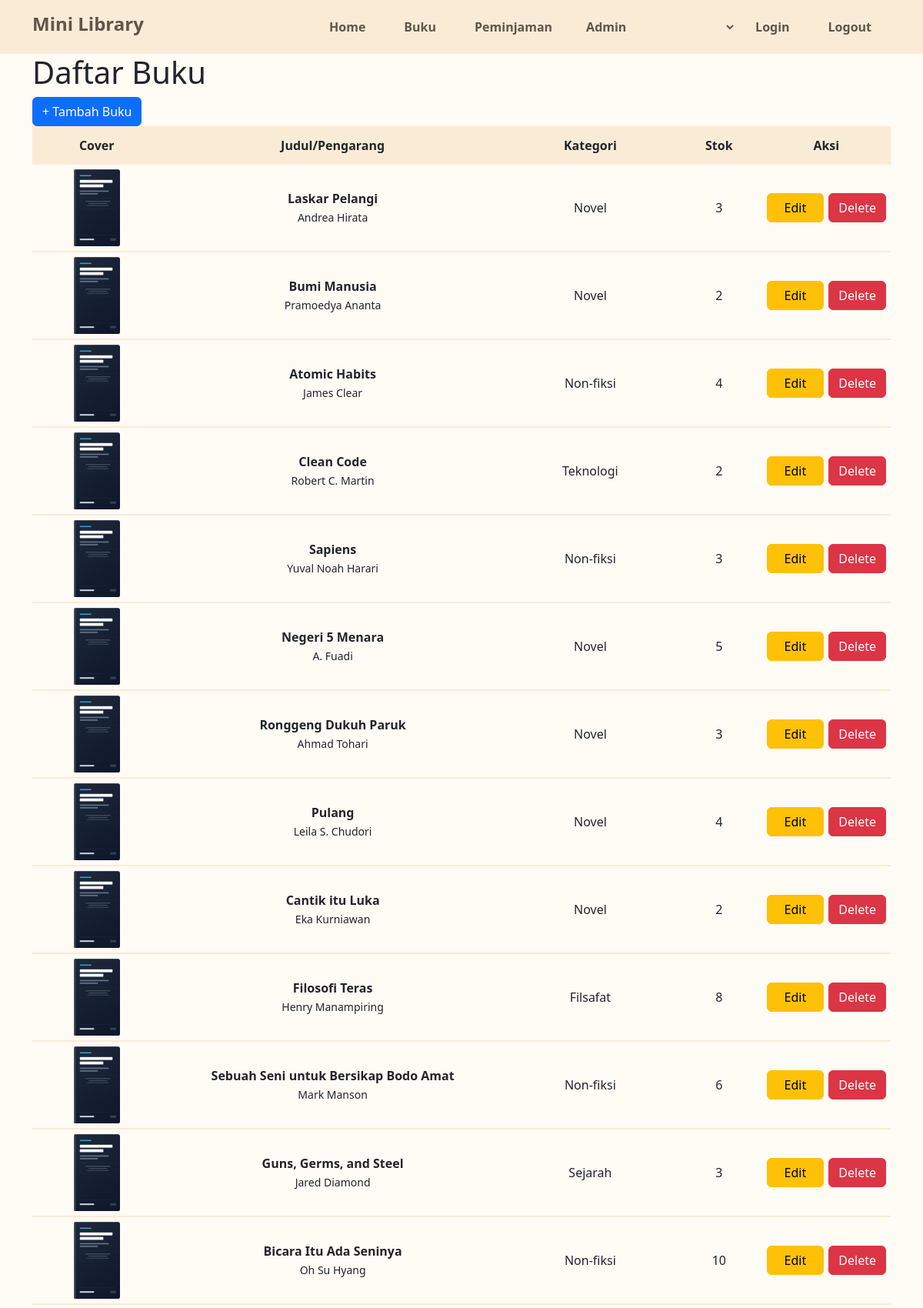
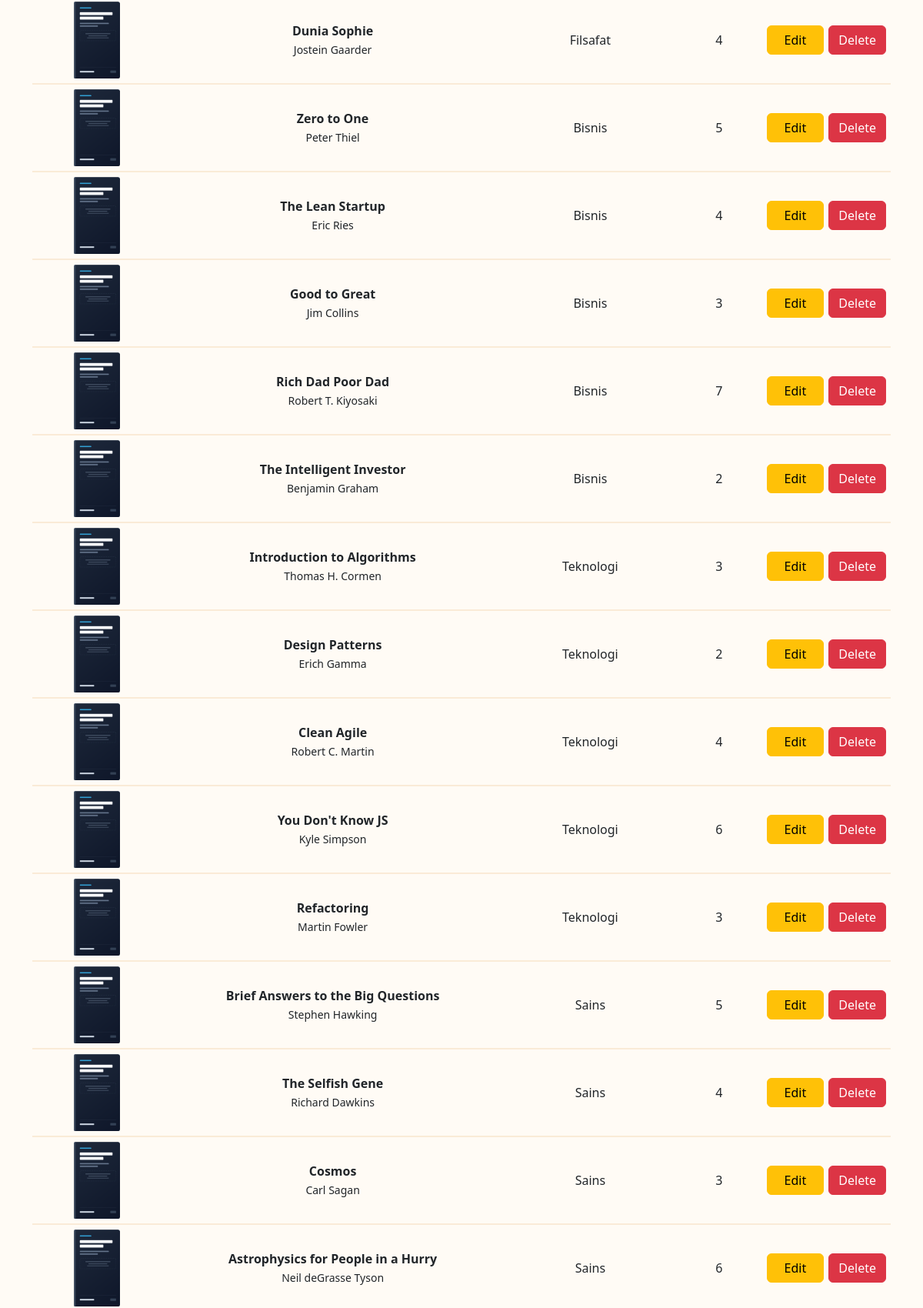
The app's page /books/index.php (upper part) with its own data (2 pictures, top to bottom).
### tables this page shows
CREATE TABLE `books` (
  `id` int NOT NULL,
  `title` varchar(200) NOT NULL,
  `author` varchar(150) NOT NULL,
  `category` varchar(100) DEFAULT NULL,
  `year` year DEFAULT NULL,
  `stock` int DEFAULT '1',
  `cover` varchar(255) DEFAULT NULL,
  `created_at` timestamp NULL DEFAULT CURRENT_TIMESTAMP
);

### books/index.php (the view)
<?php
require __DIR__ . '/../config/database.php';
require __DIR__ . '/../includes/header.php';
$sql = "SELECT * FROM books";
$result = $conn->query($sql)->fetch_all(MYSQLI_ASSOC);
?>
<div class="container">
    <h1>Daftar Buku</h1>
    <a href="/books/create.php" class="btn btn-primary">+ Tambah Buku</a>
    <table style="width: 100%;">
        <thead>
            <th style="width: 15%;">Cover</th>
            <th style="width: 40%;">Judul/Pengarang</th>
            <th style="width: 20%;">Kategori</th>
            <th style="width: 10%;">Stok</th>
            <th style="width: 15%;">Aksi</th>
        </thead>
        <tbody>
            <?php foreach ($result as $p):
                $img_path = $p['cover'] != NULL ? "/uploads/{$p['cover']}" : "/uploads/Book.png";
            ?>
                <tr>
                    <td><img src="<?= $img_path; ?>" alt="<?= $img_path; ?>" style="width:60px; height:100px;"></td>
                    <td>
                        <strong style="font-weight: bold"><?= $p['title']; ?></strong><br>
                        <small><?= $p['author']; ?></small>
                    </td>
                    <td><?= $p['category']; ?></td>
                    <td><?= $p['stock']; ?></td>
                    <td>
                        <div class="action-button">
                            <button class="btn btn-warning">Edit</button>
                            <button class="btn btn-danger">Delete</button>
                        </div>
                    </td>
                </tr>
            <?php endforeach; ?>
        </tbody>
    </table>
</div>
<?php
require __DIR__ . '/../includes/footer.php';
?>

### includes/header.php (shortened to what this page needs)
<!DOCTYPE html>
<html lang="id">
<head>
    <link rel="stylesheet" href="https://cdn.jsdelivr.net/npm/bootstrap@5.3.8/dist/css/bootstrap.min.css">
    <link rel="stylesheet" href="/style.css">
</head>
<body>
    <nav>
        <div class="nav-contain container">
            <a href="/index.php" class="nav-option">
                <h4 style="font-weight: bold;">Mini Library</h4>
            </a>
            <div class="nav-menu">
                <a href="/index.php" class="nav-option">Home</a>
                <a href="/books/index.php" class="nav-option">Buku</a>
                <a href="/borrowings/index.php" class="nav-option">Peminjaman</a>
                <select name="admin" id="admin" class="nav-dropdown">
                    <option value="admin">Admin</option>
                </select>
                <a href="/auth/login.php" class="nav-option">Login</a>
                <a href="/auth/logout.php" class="nav-option">Logout</a>
            </div>
        </div>
    </nav>

### includes/footer.php (shortened to what this page needs)
</body>
</html>

### style.css (style rules this page uses)
* { box-sizing: border-box; margin: 0px; padding: 0px; }
html, body { height: 100%; margin: 0; }
body { background-color: rgb(255, 251, 245); display: flex; flex-direction: column; min-height: 100vh; }
nav { background-color: antiquewhite; height: 70px; }
.nav-option { text-decoration: none; color: rgb(95, 85, 72); }
.nav-contain { display: flex; flex-direction: row; justify-content: space-between; height: 70px; align-items: center; }
.nav-menu { height: 100%; display: flex; justify-content: center; align-items: stretch; }
.nav-menu a { display: flex; align-items: center; padding: 0 25px; font-weight: bold; transition: background-color 0.2s; }
.nav-dropdown { background: transparent; border: none; outline: none; font-family: inherit; font-size: inherit; font-weight: bold; color: rgb(95, 85, 72); height: 100%; padding: 0 15px; cursor: pointer; appearance: auto; width: fit-content; }
.nav-dropdown option { background-color: #ffffff; color: #333333; font-weight: bold; cursor: pointer; width: fit-content; }
thead { background-color: antiquewhite; height: 50px; text-align: center; }
td { text-align: center; border-bottom: solid 2px antiquewhite; padding: 6px; }
.action-button { display: flex; flex-direction: row; justify-content: center; gap: 6px; }
.action-button button { width: 100%; }

### records on screen
books: title "Laskar Pelangi", author "Andrea Hirata", category "Novel", stock "3"
books: title "Bumi Manusia", author "Pramoedya Ananta", category "Novel", stock "2"
books: title "Atomic Habits", author "James Clear", category "Non-fiksi", stock "4"
books: title "Clean Code", author "Robert C. Martin", category "Teknologi", stock "2"
books: title "Sapiens", author "Yuval Noah Harari", category "Non-fiksi", stock "3"
books: title "Negeri 5 Menara", author "A. Fuadi", category "Novel", stock "5"
books: title "Ronggeng Dukuh Paruk", author "Ahmad Tohari", category "Novel", stock "3"
books: title "Pulang", author "Leila S. Chudori", category "Novel", stock "4"
books: title "Cantik itu Luka", author "Eka Kurniawan", category "Novel", stock "2"
books: title "Filosofi Teras", author "Henry Manampiring", category "Filsafat", stock "8"
books: title "Sebuah Seni untuk Bersikap Bodo Amat", author "Mark Manson", category "Non-fiksi", stock "6"
books: title "Guns, Germs, and Steel", author "Jared Diamond", category "Sejarah", stock "3"
books: title "Bicara Itu Ada Seninya", author "Oh Su Hyang", category "Non-fiksi", stock "10"
books: title "Dunia Sophie", author "Jostein Gaarder", category "Filsafat", stock "4"
books: title "Zero to One", author "Peter Thiel", category "Bisnis", stock "5"
books: title "The Lean Startup", author "Eric Ries", category "Bisnis", stock "4"
books: title "Good to Great", author "Jim Collins", category "Bisnis", stock "3"
books: title "Rich Dad Poor Dad", author "Robert T. Kiyosaki", category "Bisnis", stock "7"
books: title "The Intelligent Investor", author "Benjamin Graham", category "Bisnis", stock "2"
books: title "Introduction to Algorithms", author "Thomas H. Cormen", category "Teknologi", stock "3"
books: title "Design Patterns", author "Erich Gamma", category "Teknologi", stock "2"
books: title "Clean Agile", author "Robert C. Martin", category "Teknologi", stock "4"
books: title "You Don't Know JS", author "Kyle Simpson", category "Teknologi", stock "6"
books: title "Refactoring", author "Martin Fowler", category "Teknologi", stock "3"
books: title "Brief Answers to the Big Questions", author "Stephen Hawking", category "Sains", stock "5"
books: title "The Selfish Gene", author "Richard Dawkins", category "Sains", stock "4"
books: title "Cosmos", author "Carl Sagan", category "Sains", stock "3"
books: title "Astrophysics for People in a Hurry", author "Neil deGrasse Tyson", category "Sains", stock "6"
